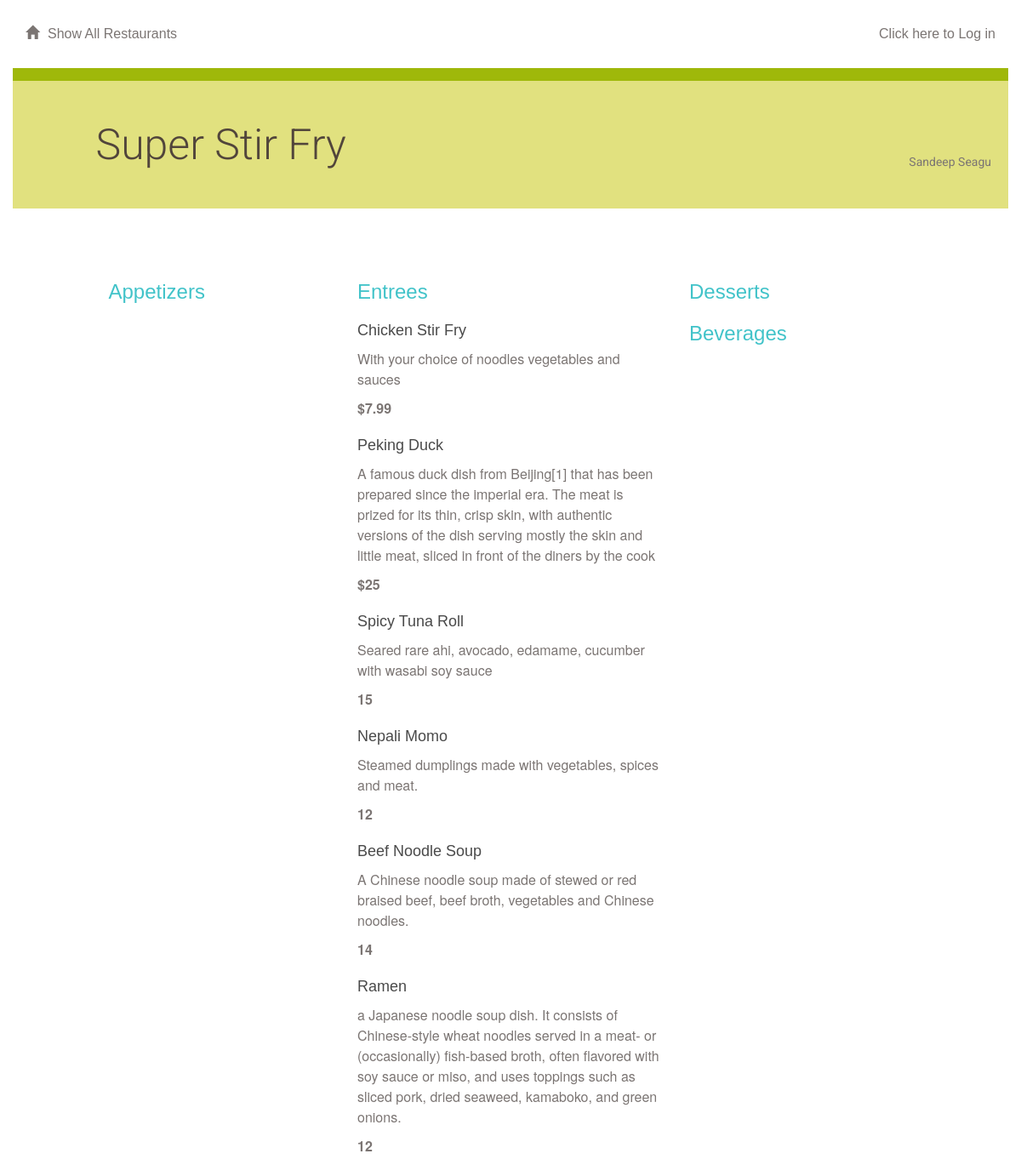
The app's page /restaurant/2/menu/ with its own data.
### database_setup.py (models this page shows, shortened)
class Restaurant(Base):
    __tablename__ = 'restaurant'
    id = Column(Integer, primary_key=True)
    name = Column(String(250), nullable=False)
    user_id= Column(Integer, ForeignKey('user.id'))
    user= relationship(User)

class User(Base):
    __tablename__ = 'user'
    id = Column(Integer,primary_key=True)
    name = Column(String(250), nullable=False)
    email = Column(String(250), nullable=False)
    picture = Column(String(250))

class MenuItem(Base):
    __tablename__ = 'menu_item'
    name =Column(String(80), nullable = False)
    id = Column(Integer, primary_key = True)
    description = Column(String(250))
    price = Column(String(8))
    course = Column(String(250))
    resturant_id = Column(Integer,ForeignKey('restaurant.id'))
    restaurant = relationship(Restaurant)
    user_id= Column(Integer, ForeignKey('user.id'))
    user= relationship(User)

### project.py (the view)
@app.route('/restaurant/<int:restaurant_id>/')
@app.route('/restaurant/<int:restaurant_id>/menu/')
def showMenu(restaurant_id):
    restaurant = session.query(Restaurant).filter_by(id = restaurant_id).one_or_none()
    user=session.query(User).filter_by(id = restaurant.user_id).one_or_none()
    creator = getUserInfo(restaurant.user_id)
    items = session.query(MenuItem).filter_by(resturant_id = restaurant_id).all()
    if 'username' not in login_session or creator.id != login_session['user_id']:
        return render_template('publicmenu.html', items=items, restaurant=restaurant, creator=creator)
    else:
        return render_template('menu.html', items=items, restaurant=restaurant, creator=creator, user=user)

### project.py (called while the page is built)
def getUserInfo(user_id):
    user = session.query(User).filter_by(id=user_id).one_or_none()
    return user

### templates/publicmenu.html (shortened to what this page needs)
{% extends "main.html" %}
{% block content %}
{% include "header.html" %}
    <div class="row divider green">
        <div class="col-md-12"></div>
    </div>
    <div class="row banner menu">
        <div class="col-md-11 col-md-offset-1 padding-none">
            <h1>{{ restaurant.name }}
            <figure class="creator">
                <figcaption>{{ creator.name }}</figcaption>
            </figure>
            </h1>
        </div>
    </div>
    <div class="row padding-top padding-bottom">
        <div class="col-md-1"></div>
        <div class="col-md-11 padding-none">
        </div>
        <div class="col-md-7"></div>
    </div>
    <div class="row">
        <div class="col-md-12">
        </div>
    </div>
    {% if items !=[] %}
        <div class="row">
            <div class="col-md-1"></div>
            <div class="col-md-3">
                <h2>Appetizers</h2>
            </div>
            <div class="col-md-4">
                <h2>Entrees</h2>
                    {% for i in items %}
                        {% if i.course == 'Entree' %}
                        <div class="menu-item">
                            <h3>{{i.name}}</h3>
                            <p>{{i.description}}</p>
                            <p class="menu-price">{{i.price}}</p>
                        </div>
                        {% endif %}
                    {% endfor %}
            </div>
            <div class="col-md-3">
                <h2>Desserts</h2>
                <h2>Beverages</h2>
            </div>
            <div class="col-md-1"></div>
        </div>
    {% endif %}
{% endblock %}

### static/styles.css (style rules this page uses)
body { font-family: sans-serif; background-image: url('assorte.jpg'); }
h1, h2, h3, h4 { color: #FFFFFF; }
h1 { font-family: "Helvetica Neue Light", Roboto, Helvetica, Arial, sans-serif; font-size: 50px; color: #51453B; line-height: 60px; font-weight: 300; }
h2 { font-size: 24px; color: #42C3C9; line-height: 29px; }
h3 { font-size: 18px; color: #4A4A4A; line-height: 23px; }
p { font-family: "Helvetica Neue", Roboto, Helvetica, Arial, sans-serif; font-size: 16px; color: #7B7573; line-height: 24px; font-weight: 400; }
.padding-top { padding-top: 30px; }
.padding-bottom { padding-bottom: 30px; }
.padding-none { padding: 0; }
.divider { height: 15px; }
.divider.green { background-color: #9FB80A; }
.banner.menu { height: 150px; background-color: #E1E17F; }
.banner h1 { margin: 45px 0; }
.menu-price { font-weight: 700; }
.creator { padding-right: 20px; margin-top: -20px; text-align: right; float:right; }
.creator figcaption { font-size: 14px; color: #7B7573; font-weight: 400; margin-top: -20px; }

### records on screen
Restaurant: name "Super Stir Fry"
User: name "Sandeep Seagu"
MenuItem: name "Chicken Stir Fry", description "With your choice of noodles vegetables and sauces", price "$7.99"
MenuItem: name "Peking Duck", description "A famous duck dish from Beijing[1] that has been prepared since the imperial era. The meat is prized for its thin, crisp skin, with authentic versions of the dish serving mostly the skin and little meat, sliced in front of the diners by the cook", price "$25"
MenuItem: name "Spicy Tuna Roll", description "Seared rare ahi, avocado, edamame, cucumber with wasabi soy sauce", price "15"
MenuItem: name "Nepali Momo", description "Steamed dumplings made with vegetables, spices and meat.", price "12"
MenuItem: name "Beef Noodle Soup", description "A Chinese noodle soup made of stewed or red braised beef, beef broth, vegetables and Chinese noodles.", price "14"
MenuItem: name "Ramen", description "a Japanese noodle soup dish. It consists of Chinese-style wheat noodles served in a meat- or (occasionally) fish-based broth, often flavored with soy sauce or miso, and uses toppings such as sliced pork, dried seaweed, kamaboko, and green onions.", price "12"
